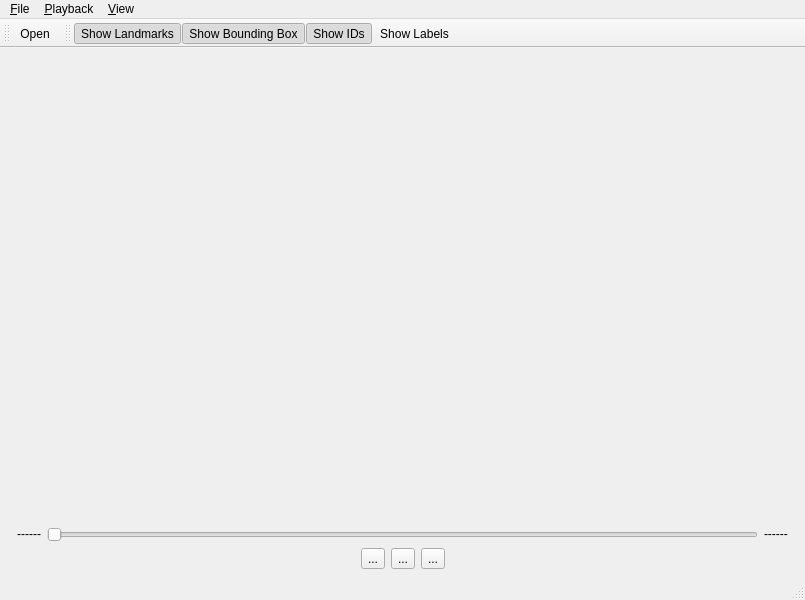
<?xml version="1.0" encoding="UTF-8"?>
<ui version="4.0">
 <class>Viewer</class>
 <widget class="QMainWindow" name="Viewer">
  <property name="geometry">
   <rect>
    <x>0</x>
    <y>0</y>
    <width>805</width>
    <height>600</height>
   </rect>
  </property>
  <property name="windowTitle">
   <string>Sequence Face Landmarks Viewer</string>
  </property>
  <widget class="QWidget" name="centralwidget">
   <layout class="QGridLayout" name="gridLayout_2">
    <item row="0" column="0">
     <layout class="QVBoxLayout" name="verticalLayout">
      <item>
       <widget class="QLabel" name="display">
        <property name="minimumSize">
         <size>
          <width>320</width>
          <height>240</height>
         </size>
        </property>
        <property name="baseSize">
         <size>
          <width>0</width>
          <height>0</height>
         </size>
        </property>
        <property name="text">
         <string/>
        </property>
       </widget>
      </item>
      <item>
       <layout class="QHBoxLayout" name="frame_layout">
        <item>
         <widget class="QLabel" name="curr_frame_lbl">
          <property name="sizePolicy">
           <sizepolicy hsizetype="Preferred" vsizetype="Fixed">
            <horstretch>0</horstretch>
            <verstretch>0</verstretch>
           </sizepolicy>
          </property>
          <property name="minimumSize">
           <size>
            <width>32</width>
            <height>0</height>
           </size>
          </property>
          <property name="text">
           <string>------</string>
          </property>
          <property name="alignment">
           <set>Qt::AlignRight|Qt::AlignTrailing|Qt::AlignVCenter</set>
          </property>
         </widget>
        </item>
        <item>
         <widget class="QSlider" name="frame_slider">
          <property name="enabled">
           <bool>false</bool>
          </property>
          <property name="orientation">
           <enum>Qt::Horizontal</enum>
          </property>
         </widget>
        </item>
        <item>
         <widget class="QLabel" name="max_frame_lbl">
          <property name="sizePolicy">
           <sizepolicy hsizetype="Preferred" vsizetype="Fixed">
            <horstretch>0</horstretch>
            <verstretch>0</verstretch>
           </sizepolicy>
          </property>
          <property name="minimumSize">
           <size>
            <width>32</width>
            <height>0</height>
           </size>
          </property>
          <property name="text">
           <string>------</string>
          </property>
         </widget>
        </item>
       </layout>
      </item>
      <item>
       <layout class="QHBoxLayout" name="buttons_layout">
        <item>
         <spacer name="horizontalSpacer">
          <property name="orientation">
           <enum>Qt::Horizontal</enum>
          </property>
          <property name="sizeHint" stdset="0">
           <size>
            <width>40</width>
            <height>20</height>
           </size>
          </property>
         </spacer>
        </item>
        <item>
         <widget class="QToolButton" name="backward_btn">
          <property name="text">
           <string>...</string>
          </property>
         </widget>
        </item>
        <item>
         <widget class="QToolButton" name="play_pause_btn">
          <property name="text">
           <string>...</string>
          </property>
         </widget>
        </item>
        <item>
         <widget class="QToolButton" name="forward_btn">
          <property name="text">
           <string>...</string>
          </property>
         </widget>
        </item>
        <item>
         <spacer name="horizontalSpacer_2">
          <property name="orientation">
           <enum>Qt::Horizontal</enum>
          </property>
          <property name="sizeHint" stdset="0">
           <size>
            <width>40</width>
            <height>20</height>
           </size>
          </property>
         </spacer>
        </item>
       </layout>
      </item>
     </layout>
    </item>
   </layout>
  </widget>
  <widget class="QMenuBar" name="menubar">
   <property name="geometry">
    <rect>
     <x>0</x>
     <y>0</y>
     <width>805</width>
     <height>21</height>
    </rect>
   </property>
   <widget class="QMenu" name="menu_File">
    <property name="title">
     <string>&amp;File</string>
    </property>
    <addaction name="action_Open"/>
    <addaction name="action_Close"/>
   </widget>
   <widget class="QMenu" name="menu_View">
    <property name="title">
     <string>&amp;View</string>
    </property>
    <addaction name="actionShowLandmarks"/>
    <addaction name="actionShowBBox"/>
    <addaction name="actionShowIDs"/>
    <addaction name="actionShowLabels"/>
   </widget>
   <widget class="QMenu" name="menuPlayback">
    <property name="title">
     <string>&amp;Playback</string>
    </property>
    <addaction name="actionPlay"/>
    <addaction name="actionBackward"/>
    <addaction name="actionForward"/>
   </widget>
   <addaction name="menu_File"/>
   <addaction name="menuPlayback"/>
   <addaction name="menu_View"/>
  </widget>
  <widget class="QStatusBar" name="statusbar"/>
  <widget class="QToolBar" name="fileToolBar">
   <property name="windowTitle">
    <string>toolBar</string>
   </property>
   <attribute name="toolBarArea">
    <enum>TopToolBarArea</enum>
   </attribute>
   <attribute name="toolBarBreak">
    <bool>false</bool>
   </attribute>
   <addaction name="action_Open"/>
  </widget>
  <widget class="QToolBar" name="viewToolBar">
   <property name="windowTitle">
    <string>toolBar_2</string>
   </property>
   <attribute name="toolBarArea">
    <enum>TopToolBarArea</enum>
   </attribute>
   <attribute name="toolBarBreak">
    <bool>false</bool>
   </attribute>
   <addaction name="actionShowLandmarks"/>
   <addaction name="actionShowBBox"/>
   <addaction name="actionShowIDs"/>
   <addaction name="actionShowLabels"/>
  </widget>
  <action name="action_Open">
   <property name="icon">
    <iconset theme=":/images/open.png"/>
   </property>
   <property name="text">
    <string>&amp;Open</string>
   </property>
   <property name="shortcut">
    <string>Ctrl+O</string>
   </property>
  </action>
  <action name="action_Close">
   <property name="text">
    <string>&amp;Close</string>
   </property>
   <property name="shortcut">
    <string>Esc</string>
   </property>
  </action>
  <action name="actionPlay">
   <property name="icon">
    <iconset theme=":/images/play.png"/>
   </property>
   <property name="text">
    <string>&amp;Play</string>
   </property>
   <property name="shortcut">
    <string>Space</string>
   </property>
  </action>
  <action name="actionBackward">
   <property name="icon">
    <iconset theme=":/images/backward.png"/>
   </property>
   <property name="text">
    <string>&amp;Backward</string>
   </property>
   <property name="shortcut">
    <string>Left</string>
   </property>
  </action>
  <action name="actionForward">
   <property name="icon">
    <iconset theme=":/images/forward.png"/>
   </property>
   <property name="text">
    <string>&amp;Forward</string>
   </property>
   <property name="shortcut">
    <string>Right</string>
   </property>
  </action>
  <action name="actionShowLandmarks">
   <property name="checkable">
    <bool>true</bool>
   </property>
   <property name="checked">
    <bool>true</bool>
   </property>
   <property name="icon">
    <iconset theme=":/images/landmarks.png"/>
   </property>
   <property name="text">
    <string>Show Landmarks</string>
   </property>
   <property name="shortcut">
    <string>Ctrl+L</string>
   </property>
  </action>
  <action name="actionShowBBox">
   <property name="checkable">
    <bool>true</bool>
   </property>
   <property name="checked">
    <bool>true</bool>
   </property>
   <property name="icon">
    <iconset theme=":/images/bbox.png"/>
   </property>
   <property name="text">
    <string>Show Bounding Box</string>
   </property>
   <property name="shortcut">
    <string>Ctrl+B</string>
   </property>
  </action>
  <action name="actionShowLabels">
   <property name="checkable">
    <bool>true</bool>
   </property>
   <property name="checked">
    <bool>false</bool>
   </property>
   <property name="icon">
    <iconset theme=":/images/labels.png"/>
   </property>
   <property name="text">
    <string>Show Labels</string>
   </property>
   <property name="shortcut">
    <string>Ctrl+A</string>
   </property>
  </action>
  <action name="actionShowIDs">
   <property name="checkable">
    <bool>true</bool>
   </property>
   <property name="checked">
    <bool>true</bool>
   </property>
   <property name="icon">
    <iconset theme=":/images/face_ids.png"/>
   </property>
   <property name="text">
    <string>Show IDs</string>
   </property>
   <property name="shortcut">
    <string>Ctrl+I</string>
   </property>
  </action>
 </widget>
 <resources/>
 <connections/>
</ui>
